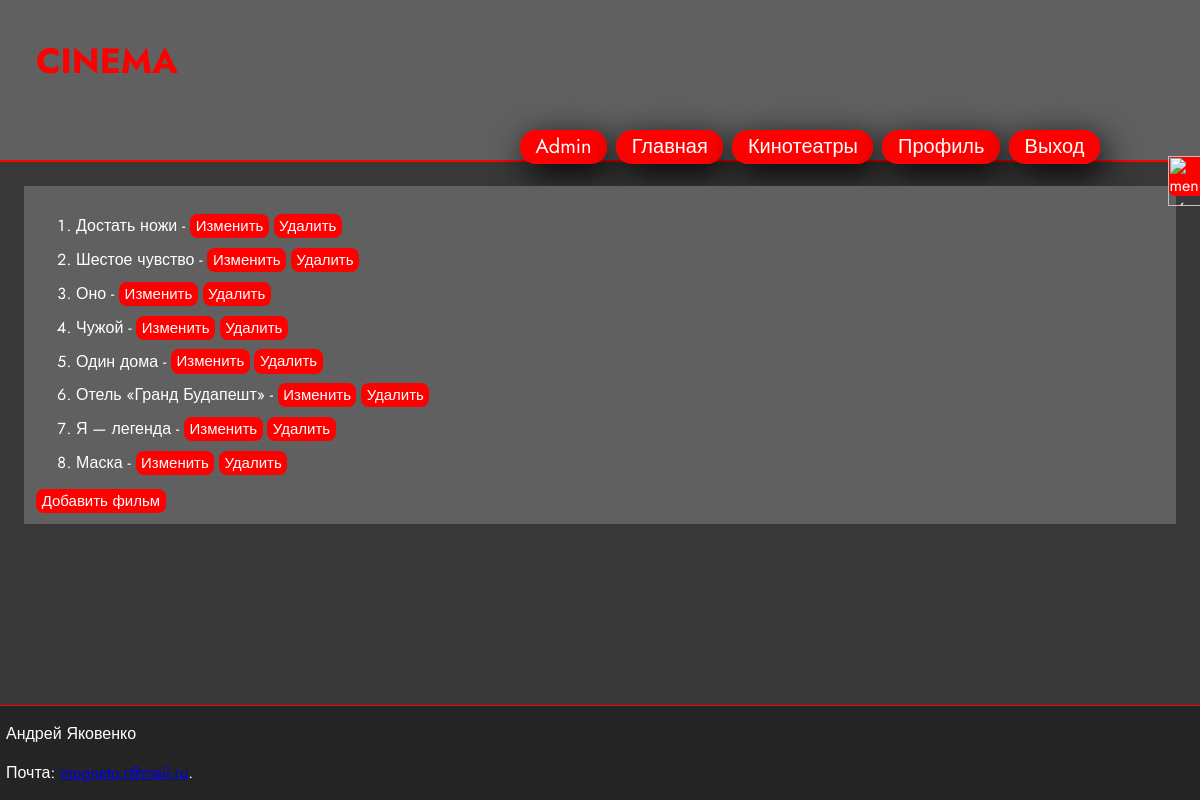
Before: /manage/films (signed in) with the older database file.
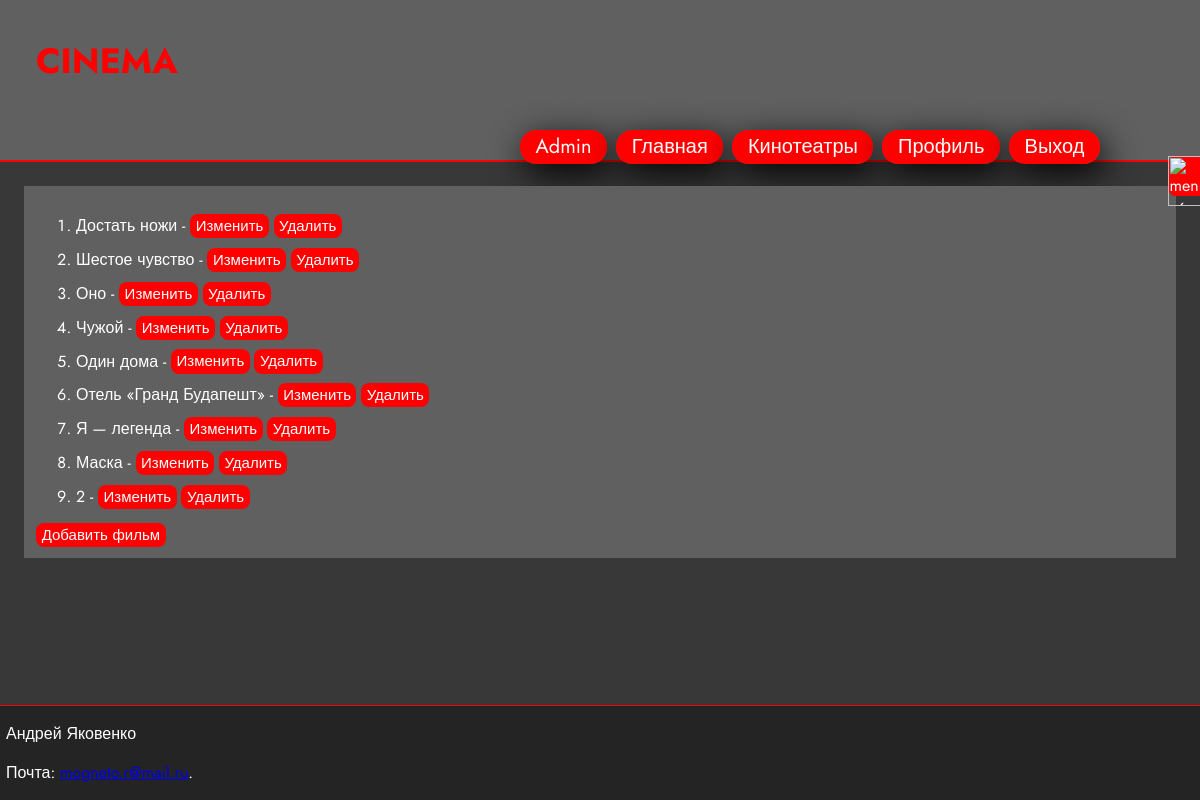
After: the same page with the newer database file.
### card/models.py (models this page shows, shortened)
class Film(models.Model):
    title = models.CharField(max_length=50)
    category = models.ManyToManyField(Category)
    img_url = models.URLField()
    discription =  models.CharField(max_length=1000)
    year = models.IntegerField(null=True)
    country = models.CharField(max_length=50)
    director = models.ManyToManyField(Director)
    duration = models.IntegerField(null=True)

### card/views.py (the view)
# urls.py: path('manage/films', views.film_list, name='film_list' ),
@login_required
@user_passes_test(employer_check)
def film_list(request):
    films = Film.objects.all()
    return render(request, 'manage/films/film_list.html', {'films': films})

### card/views.py (called while the page is built)
def employer_check(user):
    return user.profile.is_employer

### card/templates/manage/films/film_list.html (shortened to what this page needs)
{% extends "manage/bar.html" %}
{%block content%}
    <div class='list_div'>
        <ol>
            {%for film in films %}
                <li> {{film.title}} - <a href="{% url 'film_update' pk=film.pk%}">Изменить</a> <a href="{% url 'film_delete' pk=film.pk%}">Удалить</a></li>
            {%endfor%}
        </ol>
        <a href="{% url 'add_film'%}">Добавить фильм</a>
    </div>
{%endblock%}

### card/templates/manage/bar.html (shortened to what this page needs)
{% extends "card/base.html" %}

### card/templates/card/base.html (shortened to what this page needs)
{% load static %}
<html lang="en">
<head>
    <link rel='stylesheet' href={% static "css/base.css" %}>
</head>
<body>
    <header id='header'>
        <h3>CINEMA</h3>
        {% if user.is_authenticated %}
            <div id='button_base'>
                {% if user.is_superuser %}
                    <a class='a_base' id='admin' href="/admin">Admin</a>
                {% endif %}
                <a class='a_base' id='main_list' href="{% url 'main_list' %}" >Главная</a>
                <a class='a_base' href="{% url 'cinemas' %}" >Кинотеатры</a>
                <a class='a_base' href="{% url 'profile' %}" >Профиль</a>
                <a class='a_base' id='logout' href="{% url 'logout' %}">Выход</a>
            </div>
        {% else %}
            <div id='button_base'>
                <a class='a_base' id='main_list' href="{% url 'main_list' %}" >Главная</a>
                <a class='a_base' id='login' href="{% url 'login' %}">Вход</a>
                <a class='a_base' href="{% url 'register'%}">Регистрация</a>
            </div>
        {% endif %}
    </header>
    <div id='bar_click'>
        <img id='bar_click_img' width="50" height="50" src="https://img.icons8.com/ios-filled/50/menu--v6.png" alt="menu--v6"/>
    </div>
    {% block content %}
    {% endblock %}
    <br><br><br>
    <footer id="footer">
        <p>Андрей Яковенко</p>
        <p>Почта: <a href="mailto:mogneto.r@mail.ru">mogneto.r@mail.ru</a>.</p>
    </footer>
</body>
</html>

### card/static/css/base.css (style rules this page uses)
body { min-height: 100vh; width: 100%; margin: 0 auto; display: flex; flex-direction: column; background-color: #383838; color: #fff; font-family: 'Jost', sans-serif; }
#header { height: 20%; background-color: rgba(255, 255, 255, 0.2); margin: 0; border-bottom: solid 2px #ff0000; color: #ff0000; font-size: 30px; }
#header h3 { margin-left: 3%; }
#header a { padding-left: 2%; padding-right: 2%; padding-top: 0.3%; padding-bottom: 0.3%; color: #fff; background-color: #ff0000; border-radius: 16px; text-decoration: none; font-size: 20px; transition-duration: 0.3s; transition-property: all; }
#button_base { height: 30%; width: 65%; float: right; text-align: center; margin-left: 58%; }
.a_base { box-shadow: 5px 10px 35px black; }
#bar_click { height: 5%; width: 2.7%; position:fixed; z-index: 1001; right: 0; margin-top: 13%; background-color: #ff0000; border-radius: 8px 0px 0px 8px; border: none; transition-duration: 0.3s; transition-property: all; }
.list_div { margin: 2%; padding: 1%; background-color: rgb(96, 96, 96); }
.list_div li { margin-bottom: 1%; }
.list_div a { text-decoration: none; padding-left: 0.5%; padding-right: 0.5%; padding-top: 0.1%; padding-bottom: 0.1%; color: #fff; background-color: #ff0000; border-radius: 8px; text-decoration: none; font-size: 15px; transition-duration: 0.3s; transition-property: all; }
#footer { width: 99.5%; background-color: #242424; padding-left: 0.5%; border-top: 1px solid rgb(255, 0, 0); margin-top: auto; }

Changed rows visible on the page:
added Film: title "2"
